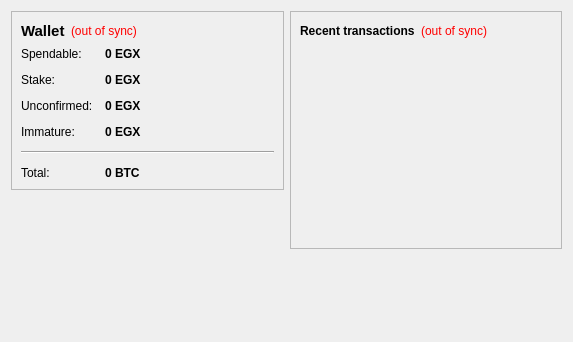
<?xml version="1.0" encoding="UTF-8"?>
<ui version="4.0">
 <class>OverviewPage</class>
 <widget class="QWidget" name="OverviewPage">
  <property name="geometry">
   <rect>
    <x>0</x>
    <y>0</y>
    <width>573</width>
    <height>342</height>
   </rect>
  </property>
  <property name="windowTitle">
   <string>Form</string>
  </property>
  <layout class="QHBoxLayout" name="horizontalLayout" stretch="1,1">
   <item>
    <layout class="QVBoxLayout" name="verticalLayout_2">
     <item>
      <widget class="QFrame" name="frame">
       <property name="frameShape">
        <enum>QFrame::StyledPanel</enum>
       </property>
       <property name="frameShadow">
        <enum>QFrame::Raised</enum>
       </property>
       <layout class="QVBoxLayout" name="verticalLayout_4">
        <item>
         <layout class="QHBoxLayout" name="horizontalLayout_4">
          <item>
           <widget class="QLabel" name="label_5">
            <property name="font">
             <font>
              <pointsize>11</pointsize>
              <weight>75</weight>
              <bold>true</bold>
             </font>
            </property>
            <property name="text">
             <string>Wallet</string>
            </property>
           </widget>
          </item>
          <item>
           <widget class="QLabel" name="labelWalletStatus">
            <property name="toolTip">
             <string>The displayed information may be out of date. Your wallet automatically synchronizes with the EgameX network after a connection is established, but this process has not completed yet.</string>
            </property>
            <property name="styleSheet">
             <string notr="true">QLabel { color: red; }</string>
            </property>
            <property name="text">
             <string notr="true">(out of sync)</string>
            </property>
            <property name="alignment">
             <set>Qt::AlignLeading|Qt::AlignLeft|Qt::AlignVCenter</set>
            </property>
           </widget>
          </item>
          <item>
           <spacer name="horizontalSpacer_2">
            <property name="orientation">
             <enum>Qt::Horizontal</enum>
            </property>
            <property name="sizeHint" stdset="0">
             <size>
              <width>40</width>
              <height>20</height>
             </size>
            </property>
           </spacer>
          </item>
         </layout>
        </item>
        <item>
         <layout class="QFormLayout" name="formLayout_2">
          <property name="fieldGrowthPolicy">
           <enum>QFormLayout::AllNonFixedFieldsGrow</enum>
          </property>
          <property name="horizontalSpacing">
           <number>12</number>
          </property>
          <property name="verticalSpacing">
           <number>12</number>
          </property>
          <item row="0" column="0">
           <widget class="QLabel" name="label">
            <property name="text">
             <string>Spendable:</string>
            </property>
           </widget>
          </item>
          <item row="0" column="1">
           <widget class="QLabel" name="labelBalance">
            <property name="font">
             <font>
              <weight>75</weight>
              <bold>true</bold>
             </font>
            </property>
            <property name="cursor">
             <cursorShape>IBeamCursor</cursorShape>
            </property>
            <property name="toolTip">
             <string>Your current spendable balance</string>
            </property>
            <property name="text">
             <string notr="true">0 EGX</string>
            </property>
            <property name="textInteractionFlags">
             <set>Qt::LinksAccessibleByMouse|Qt::TextSelectableByKeyboard|Qt::TextSelectableByMouse</set>
            </property>
           </widget>
          </item>
          <item row="1" column="0">
           <widget class="QLabel" name="label_6">
            <property name="text">
             <string>Stake:</string>
            </property>
           </widget>
          </item>
          <item row="1" column="1">
           <widget class="QLabel" name="labelStake">
            <property name="font">
             <font>
              <weight>75</weight>
              <bold>true</bold>
             </font>
            </property>
            <property name="cursor">
             <cursorShape>IBeamCursor</cursorShape>
            </property>
            <property name="toolTip">
             <string>Total of coins that was staked, and do not yet count toward the current balance</string>
            </property>
            <property name="text">
             <string notr="true">0 EGX</string>
            </property>
            <property name="textInteractionFlags">
             <set>Qt::LinksAccessibleByMouse|Qt::TextSelectableByKeyboard|Qt::TextSelectableByMouse</set>
            </property>
           </widget>
          </item>
          <item row="2" column="0">
           <widget class="QLabel" name="label_3">
            <property name="text">
             <string>Unconfirmed:</string>
            </property>
           </widget>
          </item>
          <item row="2" column="1">
           <widget class="QLabel" name="labelUnconfirmed">
            <property name="font">
             <font>
              <weight>75</weight>
              <bold>true</bold>
             </font>
            </property>
            <property name="cursor">
             <cursorShape>IBeamCursor</cursorShape>
            </property>
            <property name="toolTip">
             <string>Total of transactions that have yet to be confirmed, and do not yet count toward the current balance</string>
            </property>
            <property name="text">
             <string notr="true">0 EGX</string>
            </property>
            <property name="textInteractionFlags">
             <set>Qt::LinksAccessibleByMouse|Qt::TextSelectableByKeyboard|Qt::TextSelectableByMouse</set>
            </property>
           </widget>
          </item>
          <item row="3" column="0">
           <widget class="QLabel" name="labelImmatureText">
            <property name="text">
             <string>Immature:</string>
            </property>
           </widget>
          </item>
          <item row="3" column="1">
           <widget class="QLabel" name="labelImmature">
            <property name="font">
             <font>
              <weight>75</weight>
              <bold>true</bold>
             </font>
            </property>
            <property name="toolTip">
             <string>Mined balance that has not yet matured</string>
            </property>
            <property name="text">
             <string notr="true">0 EGX</string>
            </property>
            <property name="textInteractionFlags">
             <set>Qt::LinksAccessibleByMouse|Qt::TextSelectableByKeyboard|Qt::TextSelectableByMouse</set>
            </property>
           </widget>
          </item>
          <item row="4" column="0" colspan="2">
           <widget class="Line" name="line">
            <property name="orientation">
             <enum>Qt::Horizontal</enum>
            </property>
           </widget>
          </item>
          <item row="5" column="0">
           <widget class="QLabel" name="labelTotalText">
            <property name="text">
             <string>Total:</string>
            </property>
           </widget>
          </item>
          <item row="5" column="1">
           <widget class="QLabel" name="labelTotal">
            <property name="font">
             <font>
              <weight>75</weight>
              <bold>true</bold>
             </font>
            </property>
            <property name="cursor">
             <cursorShape>IBeamCursor</cursorShape>
            </property>
            <property name="toolTip">
             <string>Your current total balance</string>
            </property>
            <property name="text">
             <string notr="true">0 BTC</string>
            </property>
            <property name="textInteractionFlags">
             <set>Qt::LinksAccessibleByMouse|Qt::TextSelectableByKeyboard|Qt::TextSelectableByMouse</set>
            </property>
           </widget>
          </item>
         </layout>
        </item>
       </layout>
      </widget>
     </item>
     <item>
      <spacer name="verticalSpacer">
       <property name="orientation">
        <enum>Qt::Vertical</enum>
       </property>
       <property name="sizeHint" stdset="0">
        <size>
         <width>20</width>
         <height>40</height>
        </size>
       </property>
      </spacer>
     </item>
    </layout>
   </item>
   <item>
    <layout class="QVBoxLayout" name="verticalLayout_3">
     <item>
      <widget class="QFrame" name="frame_2">
       <property name="frameShape">
        <enum>QFrame::StyledPanel</enum>
       </property>
       <property name="frameShadow">
        <enum>QFrame::Raised</enum>
       </property>
       <layout class="QVBoxLayout" name="verticalLayout">
        <item>
         <layout class="QHBoxLayout" name="horizontalLayout_2">
          <item>
           <widget class="QLabel" name="label_4">
            <property name="text">
             <string>&lt;b&gt;Recent transactions&lt;/b&gt;</string>
            </property>
           </widget>
          </item>
          <item>
           <widget class="QLabel" name="labelTransactionsStatus">
            <property name="toolTip">
             <string>The displayed information may be out of date. Your wallet automatically synchronizes with the EgameX network after a connection is established, but this process has not completed yet.</string>
            </property>
            <property name="styleSheet">
             <string notr="true">QLabel { color: red; }</string>
            </property>
            <property name="text">
             <string notr="true">(out of sync)</string>
            </property>
            <property name="alignment">
             <set>Qt::AlignRight|Qt::AlignTrailing|Qt::AlignVCenter</set>
            </property>
           </widget>
          </item>
          <item>
           <spacer name="horizontalSpacer">
            <property name="orientation">
             <enum>Qt::Horizontal</enum>
            </property>
            <property name="sizeHint" stdset="0">
             <size>
              <width>40</width>
              <height>20</height>
             </size>
            </property>
           </spacer>
          </item>
         </layout>
        </item>
        <item>
         <widget class="QListView" name="listTransactions">
          <property name="styleSheet">
           <string notr="true">QListView { background: transparent; }</string>
          </property>
          <property name="frameShape">
           <enum>QFrame::NoFrame</enum>
          </property>
          <property name="verticalScrollBarPolicy">
           <enum>Qt::ScrollBarAlwaysOff</enum>
          </property>
          <property name="horizontalScrollBarPolicy">
           <enum>Qt::ScrollBarAlwaysOff</enum>
          </property>
          <property name="selectionMode">
           <enum>QAbstractItemView::NoSelection</enum>
          </property>
         </widget>
        </item>
       </layout>
      </widget>
     </item>
     <item>
      <spacer name="verticalSpacer_2">
       <property name="orientation">
        <enum>Qt::Vertical</enum>
       </property>
       <property name="sizeHint" stdset="0">
        <size>
         <width>20</width>
         <height>40</height>
        </size>
       </property>
      </spacer>
     </item>
    </layout>
   </item>
  </layout>
 </widget>
 <resources/>
 <connections/>
</ui>
